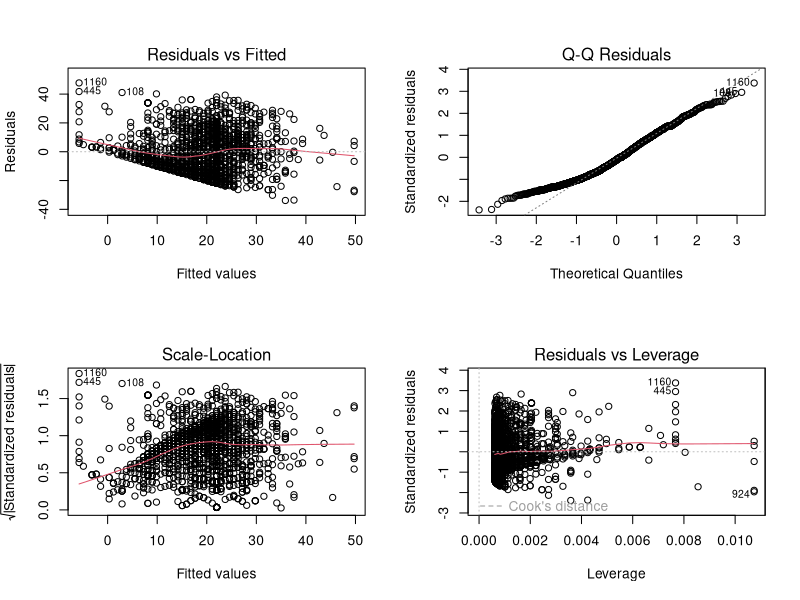
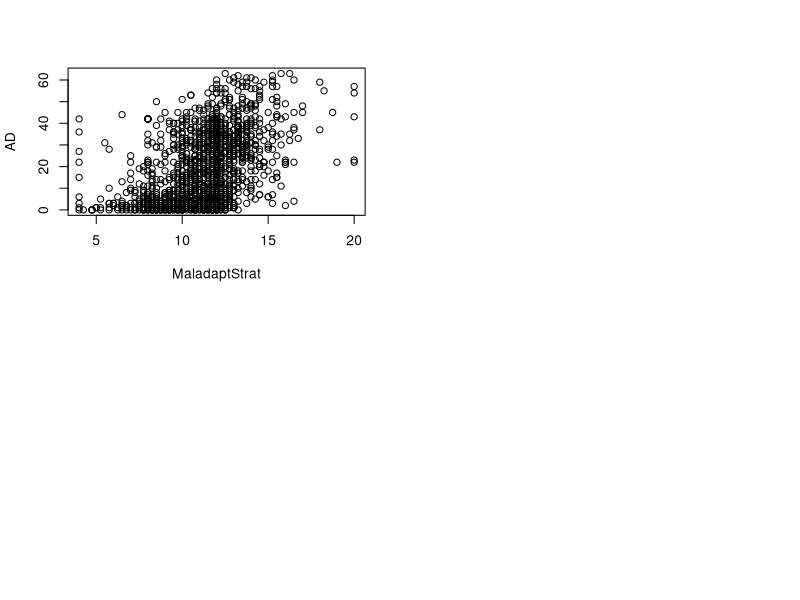
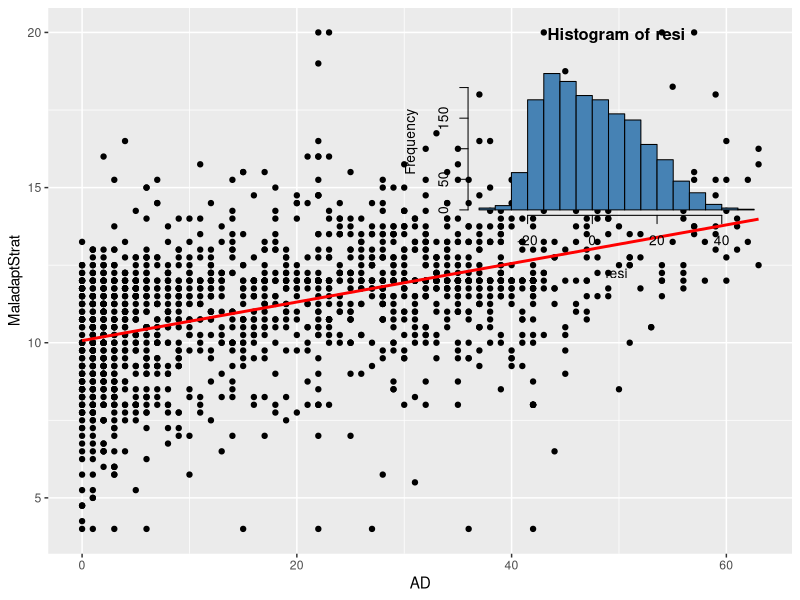
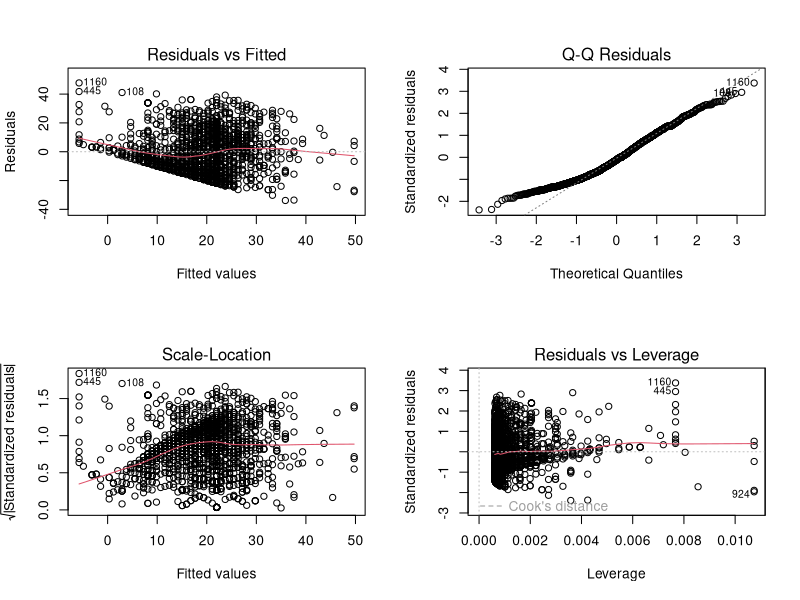

Write R code to recreate these figures, in order.
## ---- chunk 1
library(readxl)
library(tidyverse)
library(car)
library(lmtest)
cerq <- haven::read_sav("data/CERQ_database.sav")
## ---- chunk 2
cerq_bd <- select(cerq, sex, age, VD_NA, VD_AA, VD, AD_MD, AD_PA, AD_NA, AD_AC, AD, ArA_SR, ArA_PP, ArA_AA, ArA, ApA_WT, ApA_AC, ApA_SR, ApA, SelfBlame, Rumination, Catastroph, OtherBlame, Acceptance, PosRefocus, RefocusPlan, PuttingPersp, PosReappr, AdaptStrat, MaladaptStrat)

glimpse(cerq_bd)

round(cor(x = cerq_bd, method = "pearson"), 3)
## ---- chunk 3
modelo <- lm(AD ~ MaladaptStrat, data = cerq_bd)
#MaladaptStrat = variable de respuesta (Y)
#AD = variable explicativa (X)
modelo
summary(modelo)

## ---- chunk 4

par(mfrow = c(2,2)) # Indicamos que queremos 2 gráficos por pantalla (1 fila y 2 columnas)
plot(modelo) # Pintamos los graficos de residuos

plot(AD ~ MaladaptStrat, data = cerq_bd)

# One way
ggplot(cerq_bd, aes(x=AD, y=MaladaptStrat) ) +  geom_point() +
  geom_smooth(method = "lm", se = FALSE, col="red")

## ---- chunk 5

# Se puede evaluar la normalidad por  QQplot, Kurtosis

resi <- residuals(modelo)

# Histogram
hist(resi, col = "steelblue")
summary(resi)

# Shapiro Wilk test
shapiro.test(resi)

## ---- chunk 6
#library(car)
#vif(modelo)
## ---- chunk 7
par(mfrow=c(2,2))
plot(modelo)
par(mfrow=c(1,1))
#library(lmtest)
# Heterocedasticity
lmtest::bptest(modelo)
## ---- chunk 8
library(broom)
# Print the coefficients in a tidy format
tidy(modelo) %>%
  select(term, estimate, std.error, statistic) %>%
  mutate(estimate = round(estimate, 2)) %>%
  mutate(std.error = round(std.error, 2)) %>%
  mutate(statistic = round(statistic, 2))

